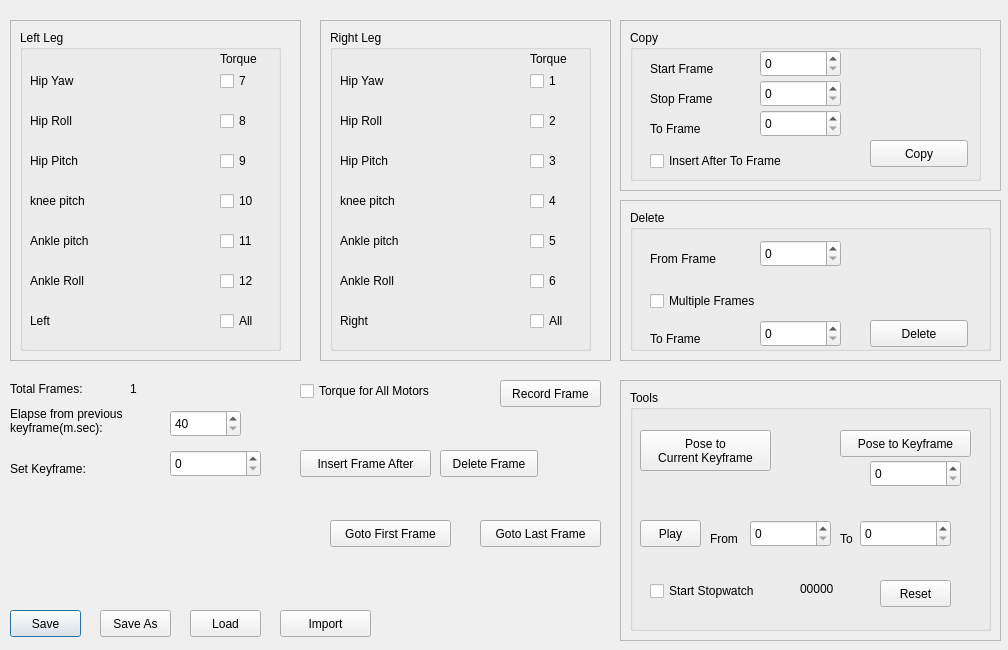
<?xml version="1.0" encoding="UTF-8"?>
<ui version="4.0">
 <class>zeno_rec</class>
 <widget class="QDialog" name="zeno_rec">
  <property name="geometry">
   <rect>
    <x>0</x>
    <y>0</y>
    <width>1008</width>
    <height>650</height>
   </rect>
  </property>
  <property name="windowTitle">
   <string>Zeno Leg Animation</string>
  </property>
  <widget class="QFrame" name="frameLeft">
   <property name="geometry">
    <rect>
     <x>10</x>
     <y>20</y>
     <width>291</width>
     <height>341</height>
    </rect>
   </property>
   <property name="frameShape">
    <enum>QFrame::StyledPanel</enum>
   </property>
   <property name="frameShadow">
    <enum>QFrame::Raised</enum>
   </property>
   <widget class="QGroupBox" name="grpLeft">
    <property name="geometry">
     <rect>
      <x>10</x>
      <y>10</y>
      <width>261</width>
      <height>321</height>
     </rect>
    </property>
    <property name="title">
     <string>Left Leg</string>
    </property>
    <widget class="QLabel" name="lblL7">
     <property name="geometry">
      <rect>
       <x>10</x>
       <y>40</y>
       <width>171</width>
       <height>21</height>
      </rect>
     </property>
     <property name="text">
      <string>Hip Yaw</string>
     </property>
    </widget>
    <widget class="QCheckBox" name="chkL7">
     <property name="geometry">
      <rect>
       <x>200</x>
       <y>40</y>
       <width>51</width>
       <height>22</height>
      </rect>
     </property>
     <property name="text">
      <string>7</string>
     </property>
    </widget>
    <widget class="QCheckBox" name="chkL8">
     <property name="geometry">
      <rect>
       <x>200</x>
       <y>80</y>
       <width>51</width>
       <height>22</height>
      </rect>
     </property>
     <property name="text">
      <string>8</string>
     </property>
    </widget>
    <widget class="QLabel" name="lblL8">
     <property name="geometry">
      <rect>
       <x>10</x>
       <y>80</y>
       <width>171</width>
       <height>21</height>
      </rect>
     </property>
     <property name="text">
      <string>Hip Roll</string>
     </property>
    </widget>
    <widget class="QCheckBox" name="chkL9">
     <property name="geometry">
      <rect>
       <x>200</x>
       <y>120</y>
       <width>51</width>
       <height>22</height>
      </rect>
     </property>
     <property name="text">
      <string>9</string>
     </property>
    </widget>
    <widget class="QLabel" name="lblL9">
     <property name="geometry">
      <rect>
       <x>10</x>
       <y>120</y>
       <width>171</width>
       <height>21</height>
      </rect>
     </property>
     <property name="text">
      <string>Hip Pitch</string>
     </property>
    </widget>
    <widget class="QCheckBox" name="chkL10">
     <property name="geometry">
      <rect>
       <x>200</x>
       <y>160</y>
       <width>51</width>
       <height>22</height>
      </rect>
     </property>
     <property name="text">
      <string>10</string>
     </property>
    </widget>
    <widget class="QLabel" name="lblL10">
     <property name="geometry">
      <rect>
       <x>10</x>
       <y>160</y>
       <width>171</width>
       <height>21</height>
      </rect>
     </property>
     <property name="text">
      <string>knee pitch</string>
     </property>
    </widget>
    <widget class="QCheckBox" name="chkL11">
     <property name="geometry">
      <rect>
       <x>200</x>
       <y>200</y>
       <width>51</width>
       <height>22</height>
      </rect>
     </property>
     <property name="text">
      <string>11</string>
     </property>
    </widget>
    <widget class="QLabel" name="lblL11">
     <property name="geometry">
      <rect>
       <x>10</x>
       <y>200</y>
       <width>171</width>
       <height>21</height>
      </rect>
     </property>
     <property name="text">
      <string>Ankle pitch</string>
     </property>
    </widget>
    <widget class="QCheckBox" name="chkL12">
     <property name="geometry">
      <rect>
       <x>200</x>
       <y>240</y>
       <width>51</width>
       <height>22</height>
      </rect>
     </property>
     <property name="text">
      <string>12</string>
     </property>
    </widget>
    <widget class="QLabel" name="lblL12">
     <property name="geometry">
      <rect>
       <x>10</x>
       <y>240</y>
       <width>171</width>
       <height>21</height>
      </rect>
     </property>
     <property name="text">
      <string>Ankle Roll</string>
     </property>
    </widget>
    <widget class="QLabel" name="lblLALL">
     <property name="geometry">
      <rect>
       <x>10</x>
       <y>280</y>
       <width>171</width>
       <height>21</height>
      </rect>
     </property>
     <property name="text">
      <string>Left</string>
     </property>
    </widget>
    <widget class="QCheckBox" name="chkLA">
     <property name="geometry">
      <rect>
       <x>200</x>
       <y>280</y>
       <width>51</width>
       <height>22</height>
      </rect>
     </property>
     <property name="text">
      <string>All</string>
     </property>
    </widget>
    <widget class="QLabel" name="lblLT">
     <property name="geometry">
      <rect>
       <x>200</x>
       <y>20</y>
       <width>51</width>
       <height>17</height>
      </rect>
     </property>
     <property name="text">
      <string>Torque</string>
     </property>
    </widget>
   </widget>
  </widget>
  <widget class="QFrame" name="frameRight">
   <property name="geometry">
    <rect>
     <x>320</x>
     <y>20</y>
     <width>291</width>
     <height>341</height>
    </rect>
   </property>
   <property name="frameShape">
    <enum>QFrame::StyledPanel</enum>
   </property>
   <property name="frameShadow">
    <enum>QFrame::Raised</enum>
   </property>
   <widget class="QGroupBox" name="grpRight">
    <property name="geometry">
     <rect>
      <x>10</x>
      <y>10</y>
      <width>261</width>
      <height>321</height>
     </rect>
    </property>
    <property name="title">
     <string>Right Leg</string>
    </property>
    <widget class="QLabel" name="lblR1">
     <property name="geometry">
      <rect>
       <x>10</x>
       <y>40</y>
       <width>171</width>
       <height>21</height>
      </rect>
     </property>
     <property name="text">
      <string>Hip Yaw</string>
     </property>
    </widget>
    <widget class="QCheckBox" name="chkR1">
     <property name="geometry">
      <rect>
       <x>200</x>
       <y>40</y>
       <width>51</width>
       <height>22</height>
      </rect>
     </property>
     <property name="text">
      <string>1</string>
     </property>
    </widget>
    <widget class="QCheckBox" name="chkLR2">
     <property name="geometry">
      <rect>
       <x>200</x>
       <y>80</y>
       <width>51</width>
       <height>22</height>
      </rect>
     </property>
     <property name="text">
      <string>2</string>
     </property>
    </widget>
    <widget class="QLabel" name="lblR2">
     <property name="geometry">
      <rect>
       <x>10</x>
       <y>80</y>
       <width>171</width>
       <height>21</height>
      </rect>
     </property>
     <property name="text">
      <string>Hip Roll</string>
     </property>
    </widget>
    <widget class="QCheckBox" name="chkR3">
     <property name="geometry">
      <rect>
       <x>200</x>
       <y>120</y>
       <width>51</width>
       <height>22</height>
      </rect>
     </property>
     <property name="text">
      <string>3</string>
     </property>
    </widget>
    <widget class="QLabel" name="lblR3">
     <property name="geometry">
      <rect>
       <x>10</x>
       <y>120</y>
       <width>171</width>
       <height>21</height>
      </rect>
     </property>
     <property name="text">
      <string>Hip Pitch</string>
     </property>
    </widget>
    <widget class="QCheckBox" name="chkR4">
     <property name="geometry">
      <rect>
       <x>200</x>
       <y>160</y>
       <width>51</width>
       <height>22</height>
      </rect>
     </property>
     <property name="text">
      <string>4</string>
     </property>
    </widget>
    <widget class="QLabel" name="lblR4">
     <property name="geometry">
      <rect>
       <x>10</x>
       <y>160</y>
       <width>171</width>
       <height>21</height>
      </rect>
     </property>
     <property name="text">
      <string>knee pitch</string>
     </property>
    </widget>
    <widget class="QCheckBox" name="chkR5">
     <property name="geometry">
      <rect>
       <x>200</x>
       <y>200</y>
       <width>51</width>
       <height>22</height>
      </rect>
     </property>
     <property name="text">
      <string>5</string>
     </property>
    </widget>
    <widget class="QLabel" name="lblR5">
     <property name="geometry">
      <rect>
       <x>10</x>
       <y>200</y>
       <width>171</width>
       <height>21</height>
      </rect>
     </property>
     <property name="text">
      <string>Ankle pitch</string>
     </property>
    </widget>
    <widget class="QCheckBox" name="chkR6">
     <property name="geometry">
      <rect>
       <x>200</x>
       <y>240</y>
       <width>51</width>
       <height>22</height>
      </rect>
     </property>
     <property name="text">
      <string>6</string>
     </property>
    </widget>
    <widget class="QLabel" name="lblR6">
     <property name="geometry">
      <rect>
       <x>10</x>
       <y>240</y>
       <width>171</width>
       <height>21</height>
      </rect>
     </property>
     <property name="text">
      <string>Ankle Roll</string>
     </property>
    </widget>
    <widget class="QLabel" name="lblRALL">
     <property name="geometry">
      <rect>
       <x>10</x>
       <y>280</y>
       <width>171</width>
       <height>21</height>
      </rect>
     </property>
     <property name="text">
      <string>Right</string>
     </property>
    </widget>
    <widget class="QCheckBox" name="chkRA">
     <property name="geometry">
      <rect>
       <x>200</x>
       <y>280</y>
       <width>51</width>
       <height>22</height>
      </rect>
     </property>
     <property name="text">
      <string>All</string>
     </property>
    </widget>
    <widget class="QLabel" name="lblLT_2">
     <property name="geometry">
      <rect>
       <x>200</x>
       <y>20</y>
       <width>51</width>
       <height>17</height>
      </rect>
     </property>
     <property name="text">
      <string>Torque</string>
     </property>
    </widget>
   </widget>
  </widget>
  <widget class="QPushButton" name="pushButton">
   <property name="geometry">
    <rect>
     <x>10</x>
     <y>610</y>
     <width>71</width>
     <height>27</height>
    </rect>
   </property>
   <property name="text">
    <string>Save</string>
   </property>
  </widget>
  <widget class="QPushButton" name="pushButton_2">
   <property name="geometry">
    <rect>
     <x>100</x>
     <y>610</y>
     <width>71</width>
     <height>27</height>
    </rect>
   </property>
   <property name="text">
    <string>Save As</string>
   </property>
  </widget>
  <widget class="QPushButton" name="pushButton_3">
   <property name="geometry">
    <rect>
     <x>190</x>
     <y>610</y>
     <width>71</width>
     <height>27</height>
    </rect>
   </property>
   <property name="text">
    <string>Load</string>
   </property>
  </widget>
  <widget class="QPushButton" name="pushButton_4">
   <property name="geometry">
    <rect>
     <x>280</x>
     <y>610</y>
     <width>91</width>
     <height>27</height>
    </rect>
   </property>
   <property name="text">
    <string>Import</string>
   </property>
  </widget>
  <widget class="QCheckBox" name="checkBox">
   <property name="geometry">
    <rect>
     <x>300</x>
     <y>380</y>
     <width>171</width>
     <height>22</height>
    </rect>
   </property>
   <property name="text">
    <string>Torque for All Motors</string>
   </property>
  </widget>
  <widget class="QLabel" name="label">
   <property name="geometry">
    <rect>
     <x>10</x>
     <y>400</y>
     <width>141</width>
     <height>41</height>
    </rect>
   </property>
   <property name="text">
    <string>Elapse from previous
keyframe(m.sec):</string>
   </property>
  </widget>
  <widget class="QSpinBox" name="spinBox">
   <property name="geometry">
    <rect>
     <x>170</x>
     <y>410</y>
     <width>71</width>
     <height>27</height>
    </rect>
   </property>
   <property name="minimum">
    <number>40</number>
   </property>
   <property name="maximum">
    <number>2000</number>
   </property>
   <property name="singleStep">
    <number>100</number>
   </property>
  </widget>
  <widget class="QLabel" name="label_2">
   <property name="geometry">
    <rect>
     <x>10</x>
     <y>460</y>
     <width>101</width>
     <height>17</height>
    </rect>
   </property>
   <property name="text">
    <string>Set Keyframe:</string>
   </property>
  </widget>
  <widget class="QSpinBox" name="spinBox_2">
   <property name="geometry">
    <rect>
     <x>170</x>
     <y>450</y>
     <width>91</width>
     <height>27</height>
    </rect>
   </property>
   <property name="maximum">
    <number>9999</number>
   </property>
  </widget>
  <widget class="QPushButton" name="pushButton_5">
   <property name="geometry">
    <rect>
     <x>300</x>
     <y>450</y>
     <width>131</width>
     <height>27</height>
    </rect>
   </property>
   <property name="text">
    <string>Insert Frame After</string>
   </property>
  </widget>
  <widget class="QPushButton" name="pushButton_6">
   <property name="geometry">
    <rect>
     <x>440</x>
     <y>450</y>
     <width>98</width>
     <height>27</height>
    </rect>
   </property>
   <property name="text">
    <string>Delete Frame</string>
   </property>
  </widget>
  <widget class="QPushButton" name="pushButton_7">
   <property name="geometry">
    <rect>
     <x>330</x>
     <y>520</y>
     <width>121</width>
     <height>27</height>
    </rect>
   </property>
   <property name="text">
    <string>Goto First Frame</string>
   </property>
  </widget>
  <widget class="QPushButton" name="pushButton_8">
   <property name="geometry">
    <rect>
     <x>480</x>
     <y>520</y>
     <width>121</width>
     <height>27</height>
    </rect>
   </property>
   <property name="text">
    <string>Goto Last Frame</string>
   </property>
  </widget>
  <widget class="QPushButton" name="pushButton_9">
   <property name="geometry">
    <rect>
     <x>500</x>
     <y>380</y>
     <width>101</width>
     <height>27</height>
    </rect>
   </property>
   <property name="text">
    <string>Record Frame</string>
   </property>
  </widget>
  <widget class="QFrame" name="frame">
   <property name="geometry">
    <rect>
     <x>620</x>
     <y>20</y>
     <width>381</width>
     <height>171</height>
    </rect>
   </property>
   <property name="frameShape">
    <enum>QFrame::StyledPanel</enum>
   </property>
   <property name="frameShadow">
    <enum>QFrame::Raised</enum>
   </property>
   <widget class="QGroupBox" name="groupBox">
    <property name="geometry">
     <rect>
      <x>10</x>
      <y>10</y>
      <width>351</width>
      <height>151</height>
     </rect>
    </property>
    <property name="title">
     <string>Copy</string>
    </property>
    <widget class="QLabel" name="label_3">
     <property name="geometry">
      <rect>
       <x>20</x>
       <y>30</y>
       <width>91</width>
       <height>17</height>
      </rect>
     </property>
     <property name="text">
      <string>Start Frame</string>
     </property>
    </widget>
    <widget class="QLabel" name="label_4">
     <property name="geometry">
      <rect>
       <x>20</x>
       <y>90</y>
       <width>66</width>
       <height>17</height>
      </rect>
     </property>
     <property name="text">
      <string>To Frame</string>
     </property>
    </widget>
    <widget class="QLabel" name="label_5">
     <property name="geometry">
      <rect>
       <x>20</x>
       <y>60</y>
       <width>81</width>
       <height>17</height>
      </rect>
     </property>
     <property name="text">
      <string>Stop Frame</string>
     </property>
    </widget>
    <widget class="QCheckBox" name="checkBox_2">
     <property name="geometry">
      <rect>
       <x>20</x>
       <y>120</y>
       <width>171</width>
       <height>22</height>
      </rect>
     </property>
     <property name="text">
      <string>Insert After To Frame</string>
     </property>
    </widget>
    <widget class="QSpinBox" name="spinBox_3">
     <property name="geometry">
      <rect>
       <x>130</x>
       <y>20</y>
       <width>81</width>
       <height>27</height>
      </rect>
     </property>
    </widget>
    <widget class="QSpinBox" name="spinBox_4">
     <property name="geometry">
      <rect>
       <x>130</x>
       <y>50</y>
       <width>81</width>
       <height>27</height>
      </rect>
     </property>
    </widget>
    <widget class="QSpinBox" name="spinBox_5">
     <property name="geometry">
      <rect>
       <x>130</x>
       <y>80</y>
       <width>81</width>
       <height>27</height>
      </rect>
     </property>
    </widget>
    <widget class="QPushButton" name="pushButton_10">
     <property name="geometry">
      <rect>
       <x>240</x>
       <y>110</y>
       <width>98</width>
       <height>27</height>
      </rect>
     </property>
     <property name="text">
      <string>Copy</string>
     </property>
    </widget>
   </widget>
  </widget>
  <widget class="QLabel" name="label_6">
   <property name="geometry">
    <rect>
     <x>10</x>
     <y>380</y>
     <width>91</width>
     <height>17</height>
    </rect>
   </property>
   <property name="text">
    <string>Total Frames:</string>
   </property>
  </widget>
  <widget class="QFrame" name="frame_2">
   <property name="geometry">
    <rect>
     <x>620</x>
     <y>200</y>
     <width>381</width>
     <height>161</height>
    </rect>
   </property>
   <property name="frameShape">
    <enum>QFrame::StyledPanel</enum>
   </property>
   <property name="frameShadow">
    <enum>QFrame::Raised</enum>
   </property>
   <widget class="QGroupBox" name="groupBox_2">
    <property name="geometry">
     <rect>
      <x>10</x>
      <y>10</y>
      <width>361</width>
      <height>141</height>
     </rect>
    </property>
    <property name="title">
     <string>Delete</string>
    </property>
    <widget class="QLabel" name="label_7">
     <property name="geometry">
      <rect>
       <x>20</x>
       <y>40</y>
       <width>91</width>
       <height>17</height>
      </rect>
     </property>
     <property name="text">
      <string>From Frame</string>
     </property>
    </widget>
    <widget class="QLabel" name="label_8">
     <property name="geometry">
      <rect>
       <x>20</x>
       <y>120</y>
       <width>66</width>
       <height>17</height>
      </rect>
     </property>
     <property name="text">
      <string>To Frame</string>
     </property>
    </widget>
    <widget class="QCheckBox" name="checkBox_3">
     <property name="geometry">
      <rect>
       <x>20</x>
       <y>80</y>
       <width>141</width>
       <height>22</height>
      </rect>
     </property>
     <property name="text">
      <string>Multiple Frames</string>
     </property>
    </widget>
    <widget class="QSpinBox" name="spinBox_6">
     <property name="geometry">
      <rect>
       <x>130</x>
       <y>30</y>
       <width>81</width>
       <height>27</height>
      </rect>
     </property>
    </widget>
    <widget class="QSpinBox" name="spinBox_7">
     <property name="geometry">
      <rect>
       <x>130</x>
       <y>110</y>
       <width>81</width>
       <height>27</height>
      </rect>
     </property>
    </widget>
    <widget class="QPushButton" name="pushButton_11">
     <property name="geometry">
      <rect>
       <x>240</x>
       <y>110</y>
       <width>98</width>
       <height>27</height>
      </rect>
     </property>
     <property name="text">
      <string>Delete</string>
     </property>
    </widget>
   </widget>
  </widget>
  <widget class="QFrame" name="frame_3">
   <property name="geometry">
    <rect>
     <x>620</x>
     <y>380</y>
     <width>381</width>
     <height>261</height>
    </rect>
   </property>
   <property name="frameShape">
    <enum>QFrame::StyledPanel</enum>
   </property>
   <property name="frameShadow">
    <enum>QFrame::Raised</enum>
   </property>
   <widget class="QGroupBox" name="groupBox_3">
    <property name="geometry">
     <rect>
      <x>10</x>
      <y>10</y>
      <width>361</width>
      <height>241</height>
     </rect>
    </property>
    <property name="title">
     <string>Tools</string>
    </property>
    <widget class="QPushButton" name="pushButton_12">
     <property name="geometry">
      <rect>
       <x>210</x>
       <y>40</y>
       <width>131</width>
       <height>27</height>
      </rect>
     </property>
     <property name="text">
      <string>Pose to Keyframe</string>
     </property>
    </widget>
    <widget class="QPushButton" name="pushButton_13">
     <property name="geometry">
      <rect>
       <x>10</x>
       <y>130</y>
       <width>61</width>
       <height>27</height>
      </rect>
     </property>
     <property name="text">
      <string>Play</string>
     </property>
    </widget>
    <widget class="QLabel" name="label_9">
     <property name="geometry">
      <rect>
       <x>80</x>
       <y>140</y>
       <width>41</width>
       <height>17</height>
      </rect>
     </property>
     <property name="text">
      <string>From</string>
     </property>
    </widget>
    <widget class="QLabel" name="label_10">
     <property name="geometry">
      <rect>
       <x>210</x>
       <y>140</y>
       <width>31</width>
       <height>17</height>
      </rect>
     </property>
     <property name="text">
      <string>To</string>
     </property>
    </widget>
    <widget class="QSpinBox" name="spinBox_8">
     <property name="geometry">
      <rect>
       <x>120</x>
       <y>130</y>
       <width>81</width>
       <height>27</height>
      </rect>
     </property>
    </widget>
    <widget class="QSpinBox" name="spinBox_9">
     <property name="geometry">
      <rect>
       <x>230</x>
       <y>130</y>
       <width>91</width>
       <height>27</height>
      </rect>
     </property>
    </widget>
    <widget class="QSpinBox" name="spinBox_10">
     <property name="geometry">
      <rect>
       <x>240</x>
       <y>70</y>
       <width>91</width>
       <height>27</height>
      </rect>
     </property>
    </widget>
    <widget class="QCheckBox" name="checkBox_4">
     <property name="geometry">
      <rect>
       <x>20</x>
       <y>190</y>
       <width>141</width>
       <height>22</height>
      </rect>
     </property>
     <property name="text">
      <string>Start Stopwatch</string>
     </property>
    </widget>
    <widget class="QLabel" name="label_11">
     <property name="geometry">
      <rect>
       <x>170</x>
       <y>190</y>
       <width>61</width>
       <height>17</height>
      </rect>
     </property>
     <property name="text">
      <string>00000</string>
     </property>
    </widget>
    <widget class="QPushButton" name="pushButton_14">
     <property name="geometry">
      <rect>
       <x>250</x>
       <y>190</y>
       <width>71</width>
       <height>27</height>
      </rect>
     </property>
     <property name="text">
      <string>Reset</string>
     </property>
    </widget>
    <widget class="QPushButton" name="pushButton_15">
     <property name="geometry">
      <rect>
       <x>10</x>
       <y>40</y>
       <width>131</width>
       <height>41</height>
      </rect>
     </property>
     <property name="text">
      <string>Pose to 
Current Keyframe</string>
     </property>
    </widget>
   </widget>
  </widget>
  <widget class="QLabel" name="label_12">
   <property name="geometry">
    <rect>
     <x>130</x>
     <y>380</y>
     <width>66</width>
     <height>17</height>
    </rect>
   </property>
   <property name="text">
    <string>1</string>
   </property>
  </widget>
 </widget>
 <resources/>
 <connections/>
</ui>
